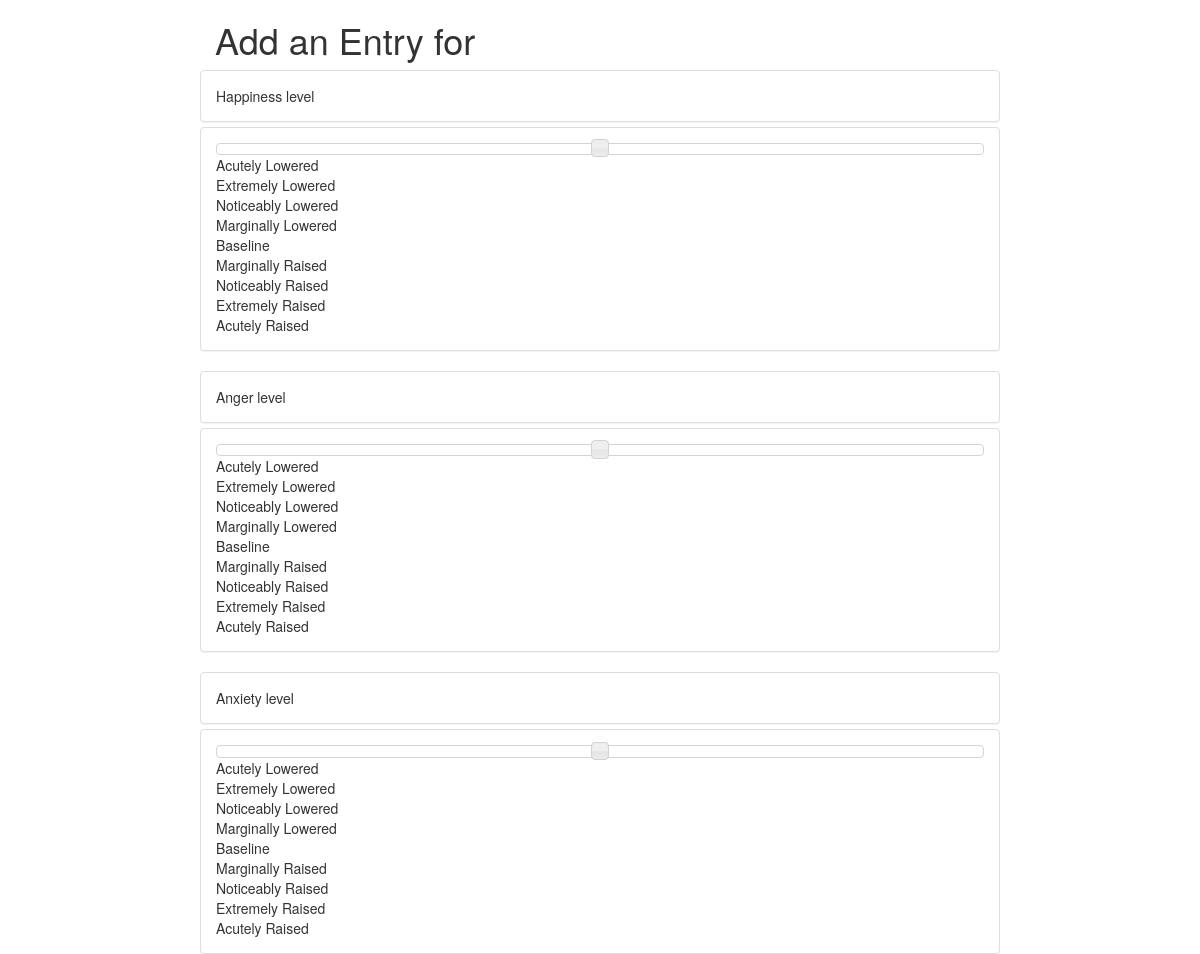
The page /entry/add/3/ (signed in, upper part) on the database as committed earlier.
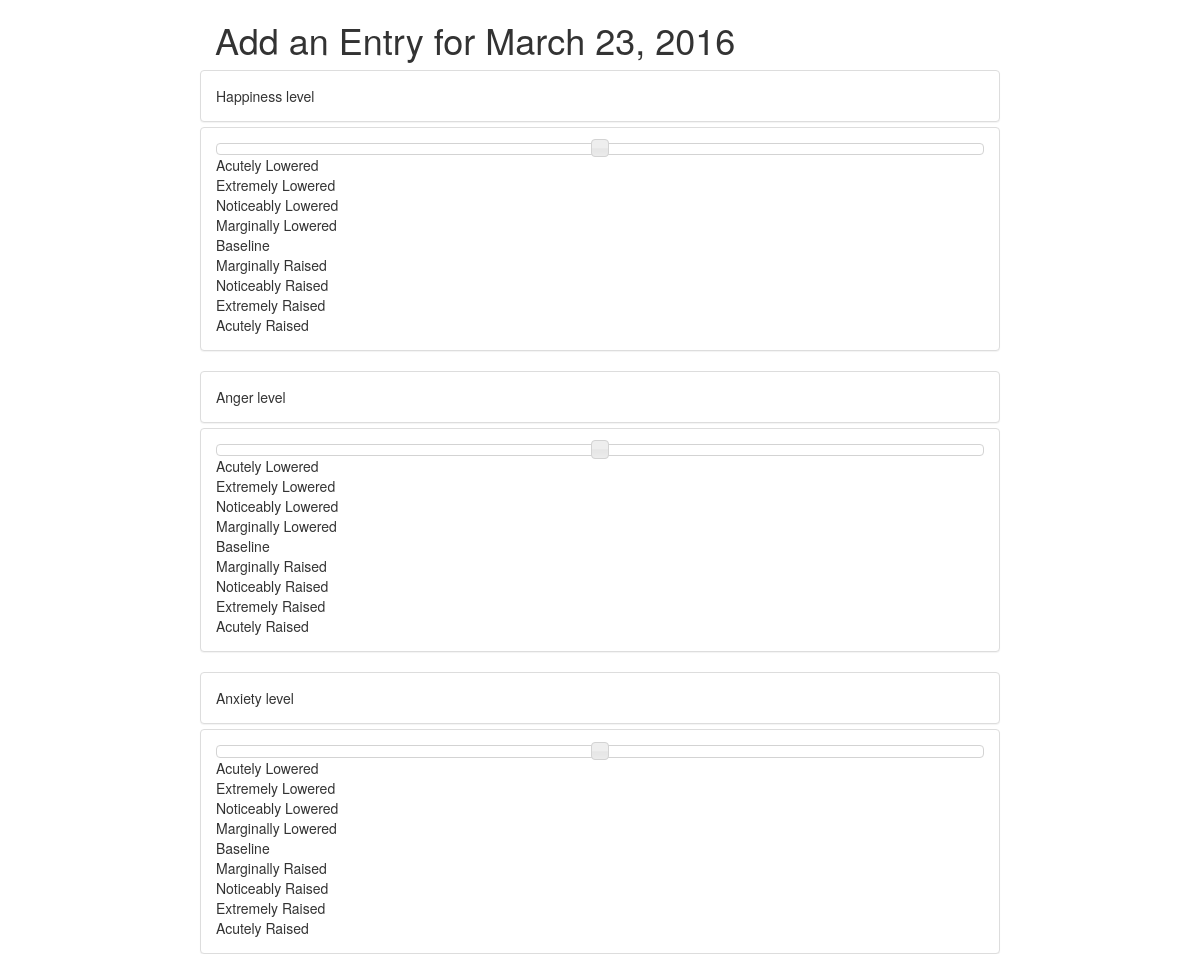
The same page on the database as committed later.
### mood/models.py (models this page shows, shortened)
class Day(models.Model):
	date = models.DateField()
	profile = models.ForeignKey(Profile, on_delete=models.CASCADE)

### mood/views.py (the view, shortened to what this page needs)
# urls.py: url(r'^entry/add/(?P<pk>[0-9]+)/$', EntryCreate.as_view(), name='entry_add'),
class EntryCreate(LoginRequiredMixin, CreateView):
    model = Entry
    form_class = EntryAddForm
    success_url = "/accounts/profile"
    def get_initial(self):
    	initial = super(EntryCreate, self).get_initial()
    	initial['happiness_level']=0
    	initial['motivation_level']=0
    	initial['anger_level']=0
    	initial['anxiety_level']=0
    	initial['energy_level']=0
    	entryset = Entry.objects.filter(user__id=self.request.user.id).order_by('-id')
    	return initial
    def get_date(self):
    	d = Day.objects.get(pk=self.kwargs.get('pk'))
    	return d.date

### mood/templates/mood/entry_form.html (shortened to what this page needs)
{% extends "base.html" %}
{% block extra_head %}
{% load compress %}
 {% endblock %}
{% block content %}
	<h1 class="left_margin"> Add an Entry for {{ view.get_date }} </h1>
	<form action="" method="post" role="form">{% csrf_token %}
		<div class="form-group">
			<div class="row">
				<div class="outer panel-group equal">
					<div class="panel panel-default left">
						<div class="panel-body entry_label">
							{{ form.happiness_level.label }}
						</div>
					</div>
					<div class="panel panel-default right equal">
						<div class="slider_gutter panel-body">
							<div id="slider_happiness_level">
							</div>
						{% include "mood/slider_label.html" %}
						</div>
					</div>
				</div>
				<div class="outer panel-group equal">
					<div class="panel panel-default left">
						<div class="panel-body entry_label">
							{{ form.anger_level.label }}
						</div>
					</div>
					<div class="panel panel-default right equal">
						<div class="slider_gutter panel-body">
							<div id="slider_anger_level">
							</div>
						{% include "mood/slider_label.html" %}
						</div>
					</div>
				</div>
				<div class="outer panel-group equal">
					<div class="panel panel-default left">
						<div class="panel-body entry_label">
							{{ form.anxiety_level.label }}
						</div>
					</div>
					<div class="panel panel-default right equal">
						<div class="slider_gutter panel-body">
							<div id="slider_anxiety_level">
							</div>
						{% include "mood/slider_label.html" %}
						</div>
					</div>
				</div>
			</div>
		</form>
	</div>
{% endblock %}

Rows that differ between the two databases and show on the page:
added Day: get_date "March 23, 2016"
